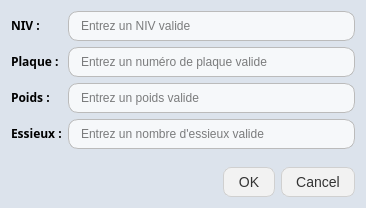
<?xml version="1.0" encoding="UTF-8"?>
<ui version="4.0">
 <class>dialogueAjoutCamion</class>
 <widget class="QDialog" name="dialogueAjoutCamion">
  <property name="geometry">
   <rect>
    <x>0</x>
    <y>0</y>
    <width>366</width>
    <height>208</height>
   </rect>
  </property>
  <property name="windowTitle">
   <string>Ajouter un camion</string>
  </property>
  <property name="styleSheet">
   <string notr="true">QDialog {
	background-color: #dce3ec;
}</string>
  </property>
  <layout class="QVBoxLayout" name="verticalLayout">
   <item>
    <layout class="QFormLayout" name="formLayout">
     <item row="0" column="0">
      <widget class="QLabel" name="nivLabel">
       <property name="font">
        <font>
         <family>Ubuntu Sans Mono</family>
         <weight>75</weight>
         <bold>true</bold>
        </font>
       </property>
       <property name="text">
        <string>NIV :</string>
       </property>
      </widget>
     </item>
     <item row="1" column="0">
      <widget class="QLabel" name="plaqueLabel">
       <property name="font">
        <font>
         <family>Ubuntu Sans Mono</family>
         <weight>75</weight>
         <bold>true</bold>
        </font>
       </property>
       <property name="text">
        <string>Plaque :</string>
       </property>
      </widget>
     </item>
     <item row="2" column="0">
      <widget class="QLabel" name="poidsLabel">
       <property name="font">
        <font>
         <family>Ubuntu Sans Mono</family>
         <weight>75</weight>
         <bold>true</bold>
        </font>
       </property>
       <property name="text">
        <string>Poids :</string>
       </property>
      </widget>
     </item>
     <item row="3" column="0">
      <widget class="QLabel" name="essieuxLabel">
       <property name="font">
        <font>
         <family>Ubuntu Sans Mono</family>
         <weight>75</weight>
         <bold>true</bold>
        </font>
       </property>
       <property name="text">
        <string>Essieux :</string>
       </property>
      </widget>
     </item>
     <item row="0" column="1">
      <widget class="QLineEdit" name="nivLineEdit">
       <property name="styleSheet">
        <string notr="true">QLineEdit {
    background-color: #f6f8fa;
    border: 1px solid #BBBBBB;
    border-radius: 10px;
    padding: 6px 10px;
}</string>
       </property>
       <property name="placeholderText">
        <string>Entrez un NIV valide</string>
       </property>
      </widget>
     </item>
     <item row="1" column="1">
      <widget class="QLineEdit" name="plaqueLineEdit">
       <property name="styleSheet">
        <string notr="true">QLineEdit {
    background-color: #f6f8fa;
    border: 1px solid #BBBBBB;
    border-radius: 10px;
    padding: 6px 10px;
}</string>
       </property>
       <property name="placeholderText">
        <string>Entrez un numéro de plaque valide</string>
       </property>
      </widget>
     </item>
     <item row="2" column="1">
      <widget class="QLineEdit" name="poidsLineEdit">
       <property name="styleSheet">
        <string notr="true">QLineEdit {
    background-color: #f6f8fa;
    border: 1px solid #BBBBBB;
    border-radius: 10px;
    padding: 6px 10px;
}</string>
       </property>
       <property name="placeholderText">
        <string>Entrez un poids valide</string>
       </property>
      </widget>
     </item>
     <item row="3" column="1">
      <widget class="QLineEdit" name="essieuxLineEdit">
       <property name="styleSheet">
        <string notr="true">QLineEdit {
    background-color: #f6f8fa;
    border: 1px solid #BBBBBB;
    border-radius: 10px;
    padding: 6px 10px;
}</string>
       </property>
       <property name="placeholderText">
        <string>Entrez un nombre d'essieux valide</string>
       </property>
      </widget>
     </item>
    </layout>
   </item>
   <item>
    <widget class="QDialogButtonBox" name="buttonBox">
     <property name="styleSheet">
      <string notr="true">QPushButton {
    background-color: #F2F2F2;   /* Blanc-gris */
    color: #333333;
    border-radius: 8px;
    padding: 6px 14px;
    border: 1px solid #D0D0D0;
    font-size: 14px;
}

QPushButton:hover {
    background-color: #E6E6E6;   /* Gris un peu plus foncé */
}

QPushButton:pressed {
    background-color: #D9D9D9;   /* Encore un peu plus foncé */
}

QPushButton:disabled {
    background-color: #E0E0E0;
    color: #A0A0A0;
    border: 1px solid #C8C8C8;
}
</string>
     </property>
     <property name="orientation">
      <enum>Qt::Horizontal</enum>
     </property>
     <property name="standardButtons">
      <set>QDialogButtonBox::Cancel|QDialogButtonBox::Ok</set>
     </property>
    </widget>
   </item>
  </layout>
 </widget>
 <resources/>
 <connections>
  <connection>
   <sender>buttonBox</sender>
   <signal>accepted()</signal>
   <receiver>dialogueAjoutCamion</receiver>
   <slot>accept()</slot>
   <hints>
    <hint type="sourcelabel">
     <x>248</x>
     <y>254</y>
    </hint>
    <hint type="destinationlabel">
     <x>157</x>
     <y>274</y>
    </hint>
   </hints>
  </connection>
  <connection>
   <sender>buttonBox</sender>
   <signal>rejected()</signal>
   <receiver>dialogueAjoutCamion</receiver>
   <slot>reject()</slot>
   <hints>
    <hint type="sourcelabel">
     <x>316</x>
     <y>260</y>
    </hint>
    <hint type="destinationlabel">
     <x>286</x>
     <y>274</y>
    </hint>
   </hints>
  </connection>
  <connection>
   <sender>nivLineEdit</sender>
   <signal>textChanged(QString)</signal>
   <receiver>dialogueAjoutCamion</receiver>
   <slot>mettreAJourBoutonOk()</slot>
   <hints>
    <hint type="sourcelabel">
     <x>218</x>
     <y>25</y>
    </hint>
    <hint type="destinationlabel">
     <x>182</x>
     <y>103</y>
    </hint>
   </hints>
  </connection>
  <connection>
   <sender>plaqueLineEdit</sender>
   <signal>textChanged(QString)</signal>
   <receiver>dialogueAjoutCamion</receiver>
   <slot>mettreAJourBoutonOk()</slot>
   <hints>
    <hint type="sourcelabel">
     <x>218</x>
     <y>63</y>
    </hint>
    <hint type="destinationlabel">
     <x>182</x>
     <y>103</y>
    </hint>
   </hints>
  </connection>
  <connection>
   <sender>poidsLineEdit</sender>
   <signal>textChanged(QString)</signal>
   <receiver>dialogueAjoutCamion</receiver>
   <slot>mettreAJourBoutonOk()</slot>
   <hints>
    <hint type="sourcelabel">
     <x>218</x>
     <y>101</y>
    </hint>
    <hint type="destinationlabel">
     <x>182</x>
     <y>103</y>
    </hint>
   </hints>
  </connection>
  <connection>
   <sender>essieuxLineEdit</sender>
   <signal>textChanged(QString)</signal>
   <receiver>dialogueAjoutCamion</receiver>
   <slot>mettreAJourBoutonOk()</slot>
   <hints>
    <hint type="sourcelabel">
     <x>218</x>
     <y>139</y>
    </hint>
    <hint type="destinationlabel">
     <x>182</x>
     <y>103</y>
    </hint>
   </hints>
  </connection>
 </connections>
 <slots>
  <slot>mettreAJourBoutonOk()</slot>
 </slots>
</ui>
